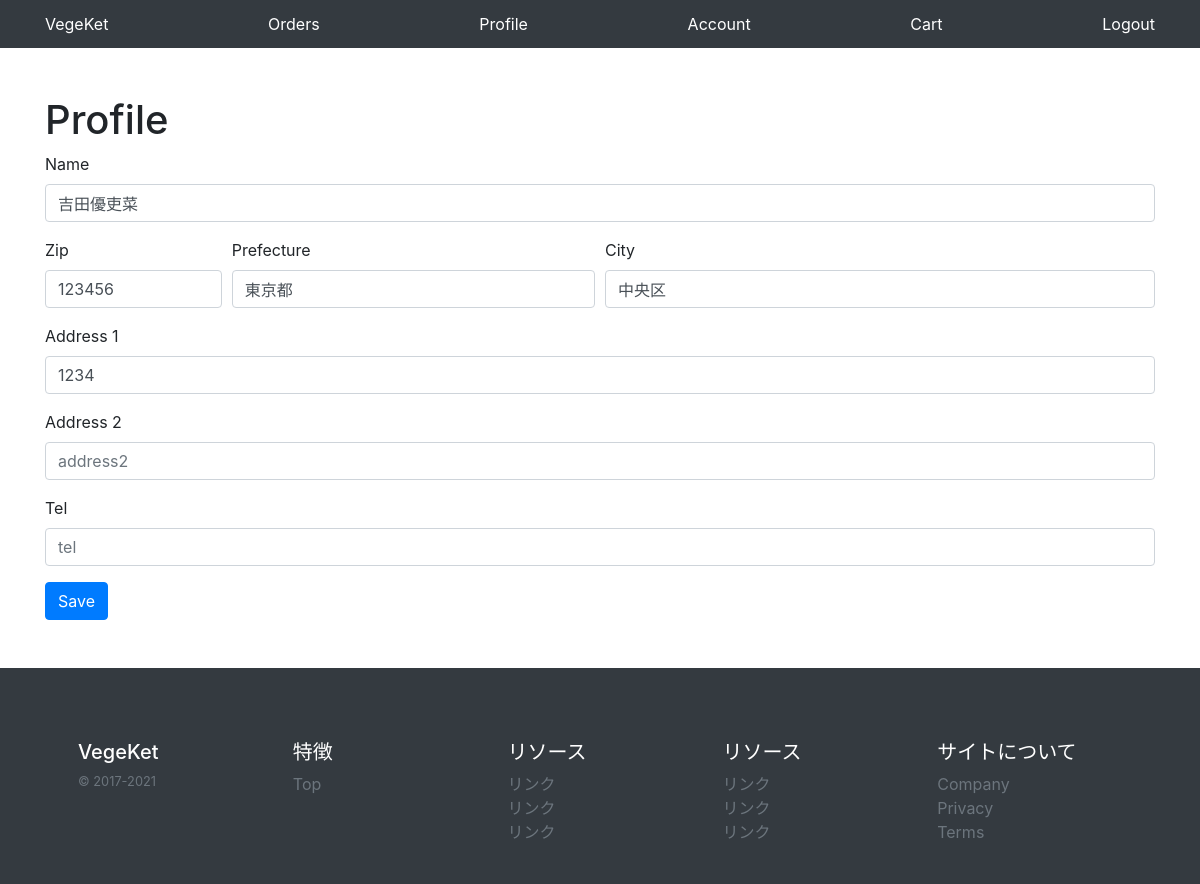
Page /profile/ (signed in) on the committed database.
### base/models/account_models.py (models this page shows, shortened)
class User(AbstractBaseUser):
    id = models.CharField(default=create_id, primary_key=True, max_length=22)
    username = models.CharField(
        max_length=50, unique=True, blank=True, default='匿名')
    email = models.EmailField(max_length=255, unique=True)
    is_active = models.BooleanField(default=True)
    is_admin = models.BooleanField(default=False)
    objects = UserManager()
    USERNAME_FIELD = 'username'
    EMAIL_FIELD = 'email'
    REQUIRED_FIELDS = ['email', ]

class Profile(models.Model):
    user = models.OneToOneField(
        User, primary_key=True, on_delete=models.CASCADE)
    name = models.CharField(default='', blank=True, max_length=50)
    zipcode = models.CharField(default='', blank=True, max_length=8)
    prefecture = models.CharField(default='', blank=True, max_length=50)
    city = models.CharField(default='', blank=True, max_length=50)
    address1 = models.CharField(default='', blank=True, max_length=50)
    address2 = models.CharField(default='', blank=True, max_length=50)
    tel = models.CharField(default='', blank=True, max_length=15)
    created_at = models.DateTimeField(auto_now_add=True)
    updated_at = models.DateTimeField(auto_now=True)

### base/views/account_views.py (the view)
# urls.py: path('profile/', views.ProfileUpdateView.as_view()),
class ProfileUpdateView(LoginRequiredMixin, UpdateView):
    model = Profile
    template_name = 'pages/profile.html'
    fields = ('name', 'zipcode', 'prefecture',
              'city', 'address1', 'address2', 'tel')
    success_url = '/profile/'
    def get_object(self):
        self.kwargs['pk'] = self.request.user.pk
        return super().get_object()

### config/custom_context_processors.py (called while the page is built)
def base(request):
    items = Item.objects.filter(is_published=True)
    return {
        'TITLE': settings.TITLE,
        'ADDTIONAL_ITEMS': items,
        'POPULAR_ITEMS': items.order_by('-sold_count')
    }

### templates/pages/profile.html (shortened to what this page needs)
{% extends 'base.html' %}
{% block main %}
<div class="container my-5">
  <div class="row">
    <div class="col-12">
      <h1>Profile</h1>
      <form method="POST">
        <div class="form-group ">
          <label>Name</label>
          <input class="form-control" type="text" name="name" placeholder="name" value="{{user.profile.name}}">
        </div>
        <div class="form-row">
          <div class="form-group col-md-2">
            <label>Zip</label>
            <input class="form-control" type="text" name="zipcode" placeholder="zipcode"
              value="{{user.profile.zipcode}}">
          </div>
          <div class="form-group col-md-4">
            <label>Prefecture</label>
            <input class="form-control" type="text" name="prefecture" placeholder="prefecture"
              value="{{user.profile.prefecture}}">
          </div>
          <div class="form-group col-md-6">
            <label>City</label>
            <input class="form-control" type="text" name="city" placeholder="city" value="{{user.profile.city}}">
          </div>
        </div>
        <div class="form-group">
          <label>Address 1</label>
          <input class="form-control" type="text" name="address1" placeholder="address1"
            value="{{user.profile.address1}}">
        </div>
        <div class="form-group">
          <label>Address 2</label>
          <input class="form-control" type="text" name="address2" placeholder="address2"
            value="{{user.profile.address2}}">
        </div>
        <div class="form-group">
          <label>Tel</label>
          <input class="form-control" type="tel" name="tel" placeholder="tel" value="{{user.profile.tel}}">
        </div>
        <button type="submit" class="btn btn-primary">Save</button>
      </form>
    </div>
  </div>
</div>
{% endblock %}

### rows in the picture
User: name "吉田優吏菜", zipcode "123456", prefecture "東京都", city "中央区", address1 "1234"

### other values in the picture
{{ TITLE }} "VegeKet"
